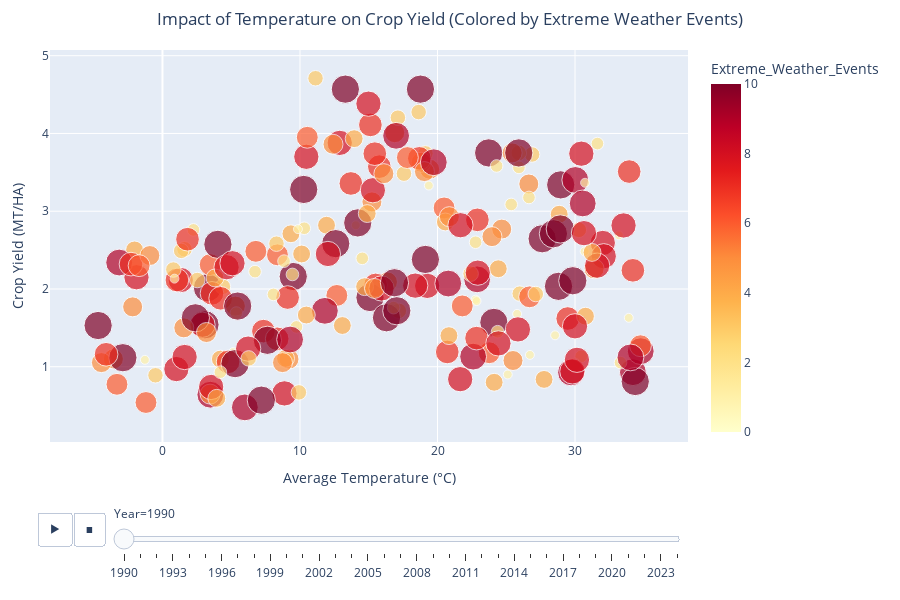

Notebook source saved alongside this figure:
### Markdown cell above
### Looking at if temperature affects this and there seems to be ideal temperature around 10-20 degrees celcius

### Code cell
fig = px.scatter(
    data,
    x="Average_Temperature_C",
    y="Crop_Yield_MT_per_HA",
    color="Extreme_Weather_Events",
    size="Extreme_Weather_Events",
    hover_name="Country",
    animation_frame="Year",
    title="Impact of Temperature on Crop Yield (Colored by Extreme Weather Events)",
    color_continuous_scale="YlOrRd",
    labels={
        "Average_Temperature_C": "Average Temperature (°C)",
        "Crop_Yield_MT_per_HA": "Crop Yield (MT/HA)"
    }
)

fig.update_layout(
    width=900,
    height=600,
    title_x=0.5,
    margin=dict(l=50, r=50, t=50, b=50)
)
fig.show()

### Figure 1 — Plotly figure (JSON) as saved in the notebook; plotly's stock layout.template omitted (floating-point values rounded to 4 significant figures; data arrays with more than 128 entries replaced by an {"elided": "..."} marker saying what was removed)
{"data": [{"hovertemplate": "<b>%{hovertext}</b><br><br>Year=1990<br>Average Temperature (°C)=%{x}<br>Crop Yield (MT/HA)=%{y}<br>Extreme_Weather_Events=%{marker.color}<extra></extra>", "hovertext": {"elided": "250 str values"}, "legendgroup": "", "marker": {"color": {"elided": "250 int values"}, "coloraxis": "coloraxis", "size": {"elided": "250 int values"}, "sizemode": "area", "sizeref": 0.025, "symbol": "circle"}, "mode": "markers", "name": "", "orientation": "v", "showlegend": false, "type": "scatter", "x": {"elided": "250 float values"}, "xaxis": "x", "y": {"elided": "250 float values"}, "yaxis": "y"}], "layout": {"coloraxis": {"colorbar": {"title": {"text": "Extreme_Weather_Events"}}, "colorscale": [[0, "rgb(255,255,204)"], [0.125, "rgb(255,237,160)"], [0.25, "rgb(254,217,118)"], [0.375, "rgb(254,178,76)"], [0.5, "rgb(253,141,60)"], [0.625, "rgb(252,78,42)"], [0.75, "rgb(227,26,28)"], [0.875, "rgb(189,0,38)"], [1, "rgb(128,0,38)"]]}, "height": 600, "legend": {"itemsizing": "constant", "tracegroupgap": 0}, "margin": {"b": 50, "l": 50, "r": 50, "t": 50}, "sliders": [{"active": 0, "currentvalue": {"prefix": "Year="}, "len": 0.9, "pad": {"b": 10, "t": 60}, "steps": [{"args": [["1990"], {"frame": {"duration": 0, "redraw": false}, "fromcurrent": true, "mode": "immediate", "transition": {"duration": 0, "easing": "linear"}}], "label": "1990", "method": "animate"}, {"args": [["1991"], {"frame": {"duration": 0, "redraw": false}, "fromcurrent": true, "mode": "immediate", "transition": {"duration": 0, "easing": "linear"}}], "label": "1991", "method": "animate"}, {"args": [["1992"], {"frame": {"duration": 0, "redraw": false}, "fromcurrent": true, "mode": "immediate", "transition": {"duration": 0, "easing": "linear"}}], "label": "1992", "method": "animate"}, {"args": [["1993"], {"frame": {"duration": 0, "redraw": false}, "fromcurrent": true, "mode": "immediate", "transition": {"duration": 0, "easing": "linear"}}], "label": "1993", "method": "animate"}, {"args": [["1994"], {"frame": {"duration": 0, "redraw": false}, "fromcurrent": true, "mode": "immediate", "transition": {"duration": 0, "easing": "linear"}}], "label": "1994", "method": "animate"}, {"args": [["1995"], {"frame": {"duration": 0, "redraw": false}, "fromcurrent": true, "mode": "immediate", "transition": {"duration": 0, "easing": "linear"}}], "label": "1995", "method": "animate"}, {"args": [["1996"], {"frame": {"duration": 0, "redraw": false}, "fromcurrent": true, "mode": "immediate", "transition": {"duration": 0, "easing": "linear"}}], "label": "1996", "method": "animate"}, {"args": [["1997"], {"frame": {"duration": 0, "redraw": false}, "fromcurrent": true, "mode": "immediate", "transition": {"duration": 0, "easing": "linear"}}], "label": "1997", "method": "animate"}, {"args": [["1998"], {"frame": {"duration": 0, "redraw": false}, "fromcurrent": true, "mode": "immediate", "transition": {"duration": 0, "easing": "linear"}}], "label": "1998", "method": "animate"}, {"args": [["1999"], {"frame": {"duration": 0, "redraw": false}, "fromcurrent": true, "mode": "immediate", "transition": {"duration": 0, "easing": "linear"}}], "label": "1999", "method": "animate"}, {"args": [["2000"], {"frame": {"duration": 0, "redraw": false}, "fromcurrent": true, "mode": "immediate", "transition": {"duration": 0, "easing": "linear"}}], "label": "2000", "method": "animate"}, {"args": [["2001"], {"frame": {"duration": 0, "redraw": false}, "fromcurrent": true, "mode": "immediate", "transition": {"duration": 0, "easing": "linear"}}], "label": "2001", "method": "animate"}, {"args": [["2002"], {"frame": {"duration": 0, "redraw": false}, "fromcurrent": true, "mode": "immediate", "transition": {"duration": 0, "easing": "linear"}}], "label": "2002", "method": "animate"}, {"args": [["2003"], {"frame": {"duration": 0, "redraw": false}, "fromcurrent": true, "mode": "immediate", "transition": {"duration": 0, "easing": "linear"}}], "label": "2003", "method": "animate"}, {"args": [["2004"], {"frame": {"duration": 0, "redraw": false}, "fromcurrent": true, "mode": "immediate", "transition": {"duration": 0, "easing": "linear"}}], "label": "2004", "method": "animate"}, {"args": [["2005"], {"frame": {"duration": 0, "redraw": false}, "fromcurrent": true, "mode": "immediate", "transition": {"duration": 0, "easing": "linear"}}], "label": "2005", "method": "animate"}, {"args": [["2006"], {"frame": {"duration": 0, "redraw": false}, "fromcurrent": true, "mode": "immediate", "transition": {"duration": 0, "easing": "linear"}}], "label": "2006", "method": "animate"}, {"args": [["2007"], {"frame": {"duration": 0, "redraw": false}, "fromcurrent": true, "mode": "immediate", "transition": {"duration": 0, "easing": "linear"}}], "label": "2007", "method": "animate"}, {"args": [["2008"], {"frame": {"duration": 0, "redraw": false}, "fromcurrent": true, "mode": "immediate", "transition": {"duration": 0, "easing": "linear"}}], "label": "2008", "method": "animate"}, {"args": [["2009"], {"frame": {"duration": 0, "redraw": false}, "fromcurrent": true, "mode": "immediate", "transition": {"duration": 0, "easing": "linear"}}], "label": "2009", "method": "animate"}, {"args": [["2010"], {"frame": {"duration": 0, "redraw": false}, "fromcurrent": true, "mode": "immediate", "transition": {"duration": 0, "easing": "linear"}}], "label": "2010", "method": "animate"}, {"args": [["2011"], {"frame": {"duration": 0, "redraw": false}, "fromcurrent": true, "mode": "immediate", "transition": {"duration": 0, "easing": "linear"}}], "label": "2011", "method": "animate"}, {"args": [["2012"], {"frame": {"duration": 0, "redraw": false}, "fromcurrent": true, "mode": "immediate", "transition": {"duration": 0, "easing": "linear"}}], "label": "2012", "method": "animate"}, {"args": [["2013"], {"frame": {"duration": 0, "redraw": false}, "fromcurrent": true, "mode": "immediate", "transition": {"duration": 0, "easing": "linear"}}], "label": "2013", "method": "animate"}, {"args": [["2014"], {"frame": {"duration": 0, "redraw": false}, "fromcurrent": true, "mode": "immediate", "transition": {"duration": 0, "easing": "linear"}}], "label": "2014", "method": "animate"}, {"args": [["2015"], {"frame": {"duration": 0, "redraw": false}, "fromcurrent": true, "mode": "immediate", "transition": {"duration": 0, "easing": "linear"}}], "label": "2015", "method": "animate"}, {"args": [["2016"], {"frame": {"duration": 0, "redraw": false}, "fromcurrent": true, "mode": "immediate", "transition": {"duration": 0, "easing": "linear"}}], "label": "2016", "method": "animate"}, {"args": [["2017"], {"frame": {"duration": 0, "redraw": false}, "fromcurrent": true, "mode": "immediate", "transition": {"duration": 0, "easing": "linear"}}], "label": "2017", "method": "animate"}, {"args": [["2018"], {"frame": {"duration": 0, "redraw": false}, "fromcurrent": true, "mode": "immediate", "transition": {"duration": 0, "easing": "linear"}}], "label": "2018", "method": "animate"}, {"args": [["2019"], {"frame": {"duration": 0, "redraw": false}, "fromcurrent": true, "mode": "immediate", "transition": {"duration": 0, "easing": "linear"}}], "label": "2019", "method": "animate"}, {"args": [["2020"], {"frame": {"duration": 0, "redraw": false}, "fromcurrent": true, "mode": "immediate", "transition": {"duration": 0, "easing": "linear"}}], "label": "2020", "method": "animate"}, {"args": [["2021"], {"frame": {"duration": 0, "redraw": false}, "fromcurrent": true, "mode": "immediate", "transition": {"duration": 0, "easing": "linear"}}], "label": "2021", "method": "animate"}, {"args": [["2022"], {"frame": {"duration": 0, "redraw": false}, "fromcurrent": true, "mode": "immediate", "transition": {"duration": 0, "easing": "linear"}}], "label": "2022", "method": "animate"}, {"args": [["2023"], {"frame": {"duration": 0, "redraw": false}, "fromcurrent": true, "mode": "immediate", "transition": {"duration": 0, "easing": "linear"}}], "label": "2023", "method": "animate"}, {"args": [["2024"], {"frame": {"duration": 0, "redraw": false}, "fromcurrent": true, "mode": "immediate", "transition": {"duration": 0, "easing": "linear"}}], "label": "2024", "method": "animate"}], "x": 0.1, "xanchor": "left", "y": 0, "yanchor": "top"}], "title": {"text": "Impact of Temperature on Crop Yield (Colored by Extreme Weather Events)", "x": 0.5}, "updatemenus": [{"buttons": [{"args": [null, {"frame": {"duration": 500, "redraw": false}, "fromcurrent": true, "mode": "immediate", "transition": {"duration": 500, "easing": "linear"}}], "label": "&#9654;", "method": "animate"}, {"args": [[null], {"frame": {"duration": 0, "redraw": false}, "fromcurrent": true, "mode": "immediate", "transition": {"duration": 0, "easing": "linear"}}], "label": "&#9724;", "method": "animate"}], "direction": "left", "pad": {"r": 10, "t": 70}, "showactive": false, "type": "buttons", "x": 0.1, "xanchor": "right", "y": 0, "yanchor": "top"}], "width": 900, "xaxis": {"anchor": "y", "autorange": false, "domain": [0, 1], "range": [-8.18, 38.22], "title": {"text": "Average Temperature (°C)"}, "type": "linear"}, "yaxis": {"anchor": "x", "autorange": true, "domain": [0, 1], "range": [0.03429, 5.072], "title": {"text": "Crop Yield (MT/HA)"}, "type": "linear"}}}
